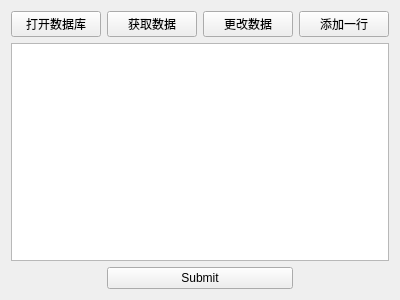
<?xml version="1.0" encoding="UTF-8"?>
<ui version="4.0">
 <class>hs_DataBase_test</class>
 <widget class="QWidget" name="hs_DataBase_test">
  <property name="geometry">
   <rect>
    <x>0</x>
    <y>0</y>
    <width>400</width>
    <height>300</height>
   </rect>
  </property>
  <property name="windowTitle">
   <string>Form</string>
  </property>
  <layout class="QGridLayout" name="gridLayout">
   <item row="0" column="0">
    <widget class="QPushButton" name="pushButton">
     <property name="text">
      <string>打开数据库</string>
     </property>
    </widget>
   </item>
   <item row="0" column="1">
    <widget class="QPushButton" name="pushButton_2">
     <property name="text">
      <string>获取数据</string>
     </property>
    </widget>
   </item>
   <item row="0" column="2">
    <widget class="QPushButton" name="pushButton_3">
     <property name="text">
      <string>更改数据</string>
     </property>
    </widget>
   </item>
   <item row="0" column="3">
    <widget class="QPushButton" name="pushButton_4">
     <property name="text">
      <string>添加一行</string>
     </property>
    </widget>
   </item>
   <item row="1" column="0" colspan="4">
    <widget class="QTableView" name="tableView"/>
   </item>
   <item row="2" column="1" colspan="2">
    <widget class="QPushButton" name="pushButton_5">
     <property name="text">
      <string>Submit</string>
     </property>
    </widget>
   </item>
  </layout>
 </widget>
 <resources/>
 <connections/>
</ui>
